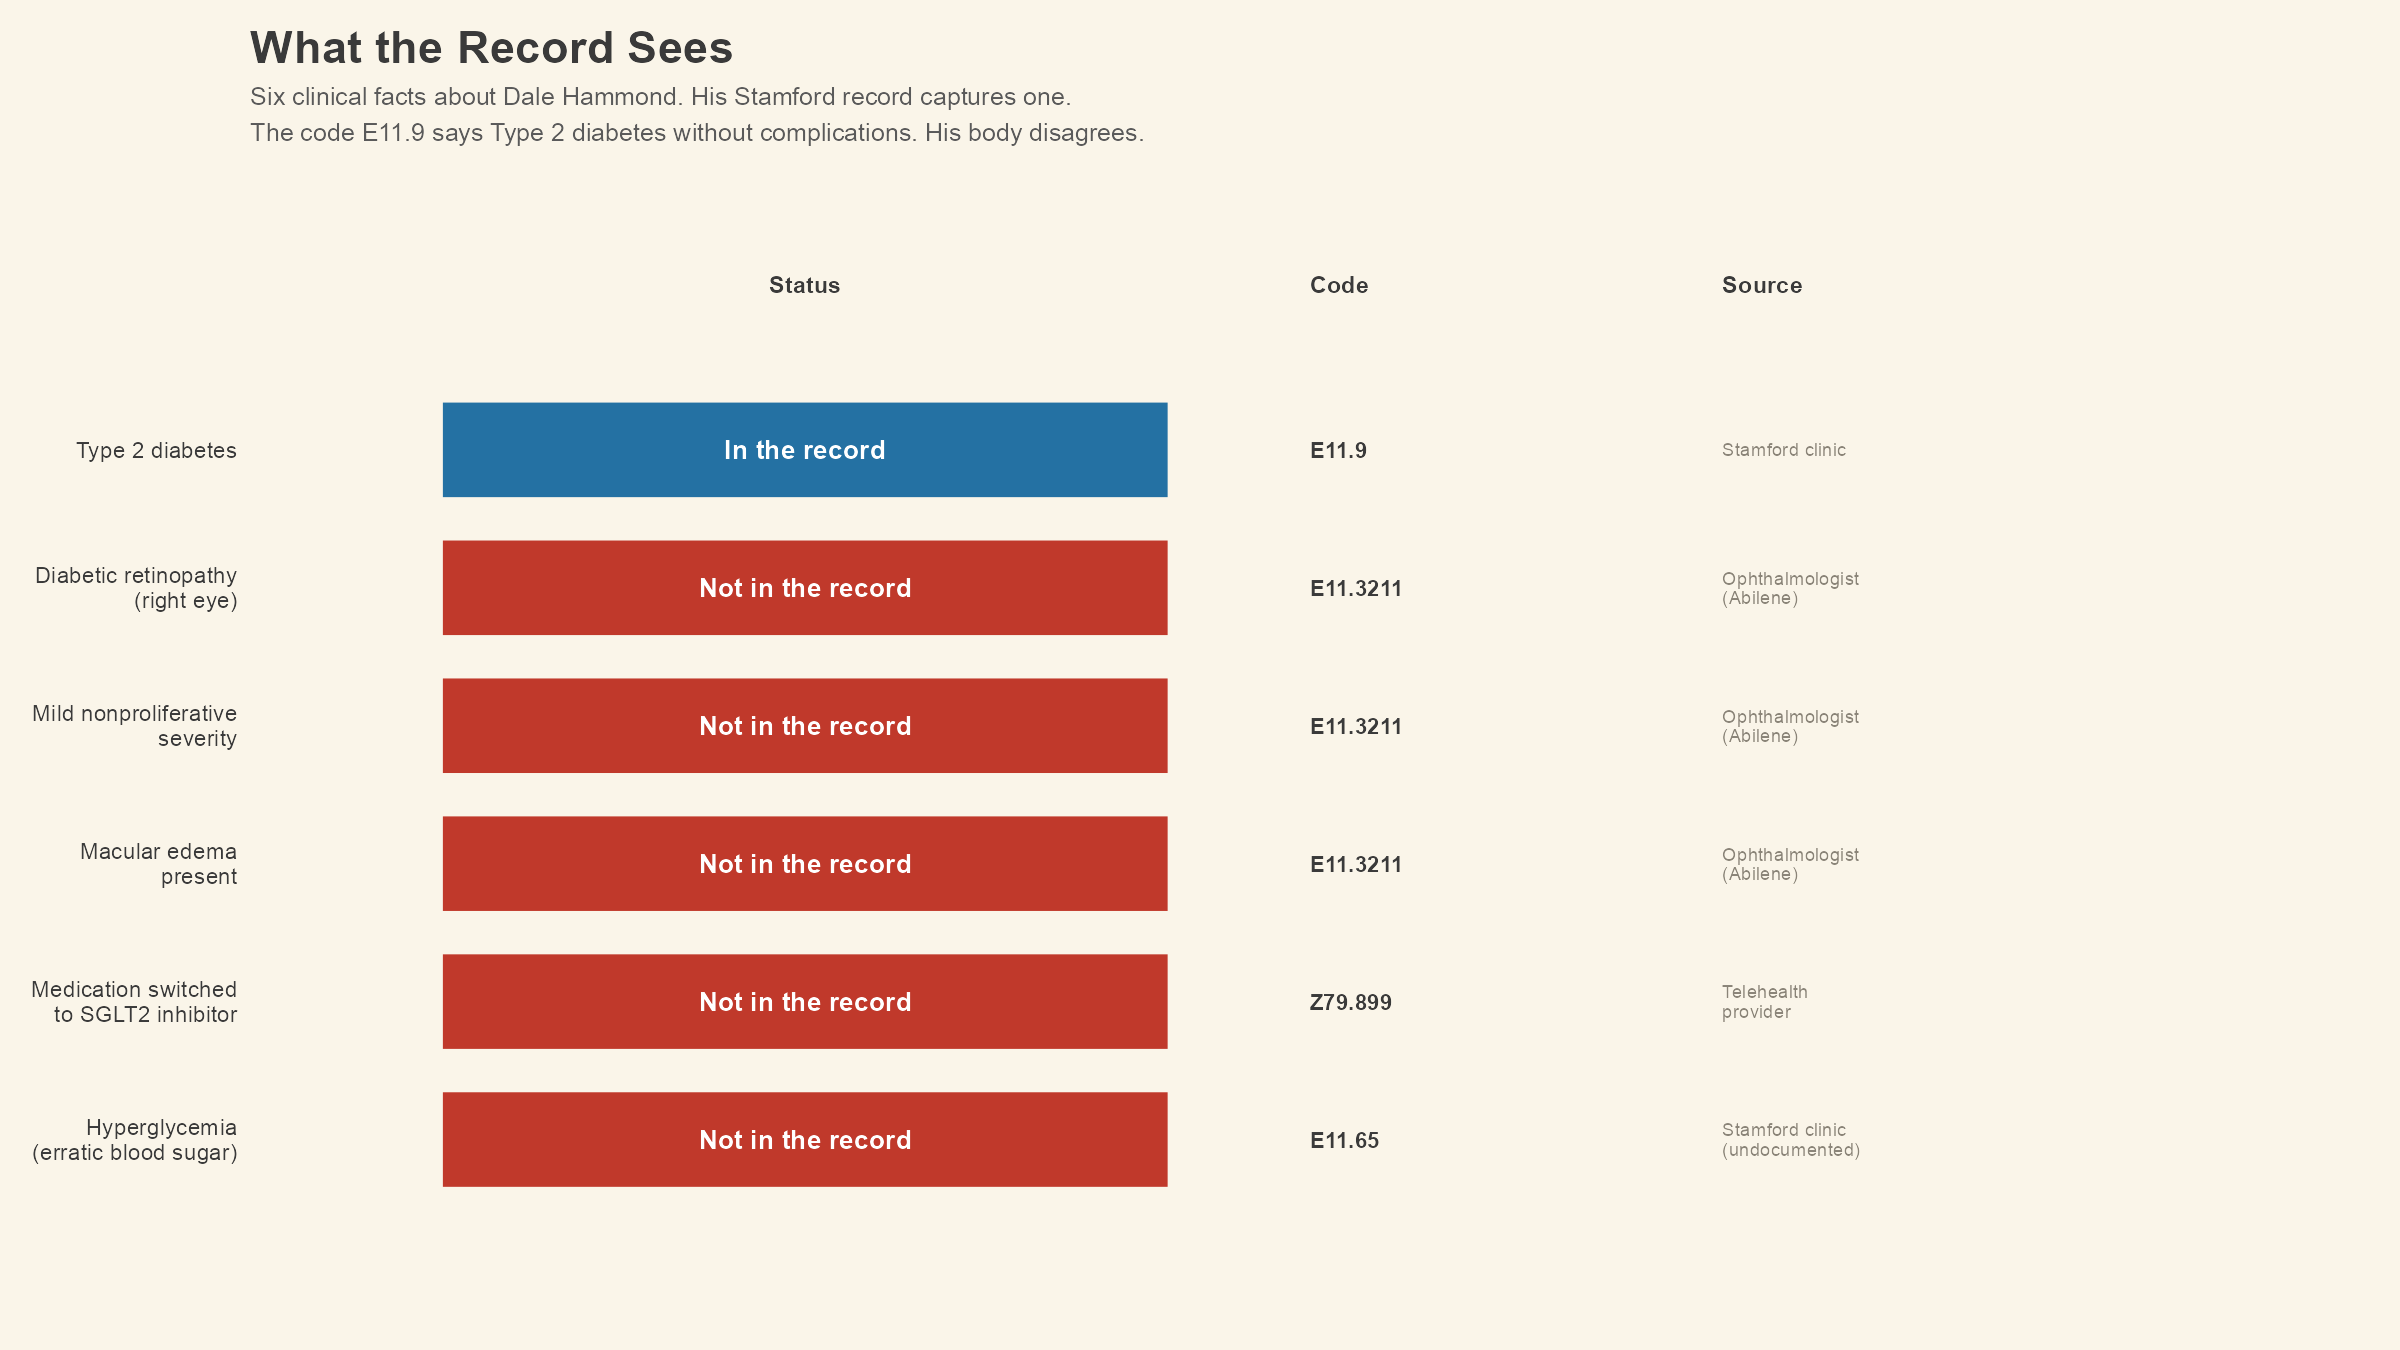

Recreate this plot in R.
# Chart 4: What the Record Sees
# Copyright © 2026 Andrew R. Crocker

library(ggplot2)
library(dplyr)

theme_1950s <- function() {
  theme_minimal(base_family = "Arial", base_size = 14) +
    theme(
      plot.background = element_rect(fill = "#FAF5E9", color = NA),
      panel.background = element_rect(fill = "#FAF5E9", color = NA),
      panel.grid.major = element_line(color = "#E6DECA", linewidth = 0.6),
      panel.grid.minor = element_blank(),
      axis.title = element_text(face = "bold", color = "#3A3A3A"),
      axis.text = element_text(color = "#4A4A4A"),
      plot.title = element_text(face = "bold", size = 20, color = "#3A3A3A"),
      plot.subtitle = element_text(size = 13, color = "#5A5A5A"),
      plot.margin = margin(15, 15, 15, 15),
      legend.position = "none"
    )
}

data <- data.frame(
  fact = factor(c(
    "Type 2 diabetes",
    "Diabetic retinopathy\n(right eye)",
    "Mild nonproliferative\nseverity",
    "Macular edema\npresent",
    "Medication switched\nto SGLT2 inhibitor",
    "Hyperglycemia\n(erratic blood sugar)"
  ), levels = rev(c(
    "Type 2 diabetes",
    "Diabetic retinopathy\n(right eye)",
    "Mild nonproliferative\nseverity",
    "Macular edema\npresent",
    "Medication switched\nto SGLT2 inhibitor",
    "Hyperglycemia\n(erratic blood sugar)"
  ))),
  captured = c(1, 0, 0, 0, 0, 0),
  code_needed = c("E11.9", "E11.3211", "E11.3211", "E11.3211",
                   "Z79.899", "E11.65"),
  source = c(
    "Stamford clinic",
    "Ophthalmologist\n(Abilene)",
    "Ophthalmologist\n(Abilene)",
    "Ophthalmologist\n(Abilene)",
    "Telehealth\nprovider",
    "Stamford clinic\n(undocumented)"
  )
)

data <- data %>%
  mutate(
    fill = ifelse(captured == 1, "#2471A3", "#C0392B"),
    status_label = ifelse(captured == 1, "In the record", "Not in the record")
  )

p <- ggplot(data, aes(y = fact, x = 1)) +
  geom_tile(aes(fill = fill), width = 1.6, height = 0.75,
            color = "#FAF5E9", linewidth = 2) +
  scale_fill_identity() +
  geom_text(aes(x = 1, label = status_label),
            color = "white", size = 4.5, fontface = "bold", family = "Arial") +
  geom_text(aes(x = 2.1, label = code_needed),
            color = "#3A3A3A", size = 3.8, fontface = "bold", family = "Arial",
            hjust = 0) +
  geom_text(aes(x = 3.0, label = source),
            color = "#8A8478", size = 3.2, family = "Arial",
            hjust = 0, lineheight = 0.85) +
  annotate("text", x = 1, y = 7.2, label = "Status", fontface = "bold",
           size = 4, color = "#3A3A3A", family = "Arial") +
  annotate("text", x = 2.1, y = 7.2, label = "Code", fontface = "bold",
           size = 4, color = "#3A3A3A", family = "Arial", hjust = 0) +
  annotate("text", x = 3.0, y = 7.2, label = "Source", fontface = "bold",
           size = 4, color = "#3A3A3A", family = "Arial", hjust = 0) +
  coord_cartesian(xlim = c(0, 4.2), ylim = c(0.3, 7.5)) +
  labs(
    title = "What the Record Sees",
    subtitle = "Six clinical facts about Dale Hammond. His Stamford record captures one.\nThe code E11.9 says Type 2 diabetes without complications. His body disagrees."
  ) +
  theme_1950s() +
  theme(
    panel.grid.major = element_blank(),
    axis.text.x = element_blank(),
    axis.text.y = element_text(size = 11, color = "#3A3A3A", hjust = 1),
    axis.title = element_blank(),
    plot.title = element_text(size = 22),
    plot.subtitle = element_text(size = 12, lineheight = 1.2)
  )

print(p)
ggsave("~/Downloads/chart4_what_the_record_sees.png", p, width = 16, height = 9,
       units = "in", dpi = 150, bg = "#FAF5E9")
